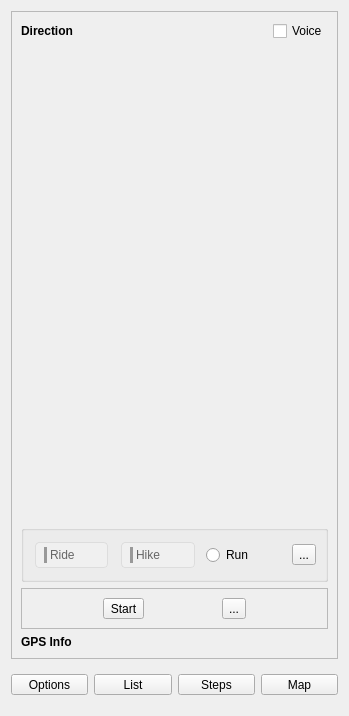
<?xml version="1.0" encoding="UTF-8"?>
<ui version="4.0">
 <class>Steps</class>
 <widget class="QDialog" name="Steps">
  <property name="geometry">
   <rect>
    <x>0</x>
    <y>0</y>
    <width>349</width>
    <height>716</height>
   </rect>
  </property>
  <property name="windowTitle">
   <string>Dialog</string>
  </property>
  <layout class="QVBoxLayout" name="verticalLayout">
   <item>
    <widget class="QFrame" name="f_gps">
     <property name="frameShape">
      <enum>QFrame::Shape::StyledPanel</enum>
     </property>
     <property name="frameShadow">
      <enum>QFrame::Shadow::Raised</enum>
     </property>
     <layout class="QVBoxLayout" name="verticalLayout_2">
      <item>
       <layout class="QHBoxLayout" name="horizontalLayout_2">
        <item>
         <widget class="QLabel" name="lblDirection">
          <property name="sizePolicy">
           <sizepolicy hsizetype="Preferred" vsizetype="Fixed">
            <horstretch>0</horstretch>
            <verstretch>0</verstretch>
           </sizepolicy>
          </property>
          <property name="font">
           <font>
            <bold>true</bold>
           </font>
          </property>
          <property name="text">
           <string>Direction</string>
          </property>
          <property name="alignment">
           <set>Qt::AlignmentFlag::AlignCenter</set>
          </property>
          <property name="wordWrap">
           <bool>true</bool>
          </property>
         </widget>
        </item>
        <item>
         <spacer name="horizontalSpacer">
          <property name="orientation">
           <enum>Qt::Orientation::Horizontal</enum>
          </property>
          <property name="sizeHint" stdset="0">
           <size>
            <width>40</width>
            <height>20</height>
           </size>
          </property>
         </spacer>
        </item>
        <item>
         <widget class="QCheckBox" name="chkPlayRunVoice">
          <property name="styleSheet">
           <string notr="true"/>
          </property>
          <property name="text">
           <string>Voice</string>
          </property>
         </widget>
        </item>
       </layout>
      </item>
      <item>
       <widget class="QFrame" name="frame_3">
        <property name="sizePolicy">
         <sizepolicy hsizetype="Preferred" vsizetype="Expanding">
          <horstretch>0</horstretch>
          <verstretch>0</verstretch>
         </sizepolicy>
        </property>
        <property name="minimumSize">
         <size>
          <width>0</width>
          <height>150</height>
         </size>
        </property>
        <property name="frameShape">
         <enum>QFrame::Shape::NoFrame</enum>
        </property>
        <property name="frameShadow">
         <enum>QFrame::Shadow::Raised</enum>
        </property>
        <layout class="QVBoxLayout" name="verticalLayout_44">
         <property name="spacing">
          <number>0</number>
         </property>
         <property name="leftMargin">
          <number>0</number>
         </property>
         <property name="topMargin">
          <number>0</number>
         </property>
         <property name="rightMargin">
          <number>0</number>
         </property>
         <property name="bottomMargin">
          <number>0</number>
         </property>
         <item>
          <layout class="QVBoxLayout" name="vboxCompass"/>
         </item>
        </layout>
       </widget>
      </item>
      <item>
       <widget class="QFrame" name="f_speed">
        <property name="sizePolicy">
         <sizepolicy hsizetype="Preferred" vsizetype="Fixed">
          <horstretch>0</horstretch>
          <verstretch>0</verstretch>
         </sizepolicy>
        </property>
        <property name="minimumSize">
         <size>
          <width>0</width>
          <height>100</height>
         </size>
        </property>
        <property name="frameShape">
         <enum>QFrame::Shape::NoFrame</enum>
        </property>
        <property name="frameShadow">
         <enum>QFrame::Shadow::Raised</enum>
        </property>
        <layout class="QVBoxLayout" name="verticalLayout_54">
         <item>
          <layout class="QHBoxLayout" name="horizontalLayout_12"/>
         </item>
        </layout>
       </widget>
      </item>
      <item>
       <widget class="QGroupBox" name="gboxMotionType">
        <property name="sizePolicy">
         <sizepolicy hsizetype="Preferred" vsizetype="Fixed">
          <horstretch>0</horstretch>
          <verstretch>0</verstretch>
         </sizepolicy>
        </property>
        <property name="title">
         <string/>
        </property>
        <layout class="QHBoxLayout" name="horizontalLayout_16">
         <property name="spacing">
          <number>9</number>
         </property>
         <item>
          <widget class="QRadioButton" name="rbCycling">
           <property name="styleSheet">
            <string notr="true">/*QRadioButton::indicator {
    width: 25px;
    height: 25px;
    
    position: relative;
    left: 0px;
    right: 3px;
    top: 2px;
    bottom:4px;
}

QRadioButton::indicator:unchecked {
    image: url(:/res/nosel.png);
}

QRadioButton::indicator:checked {
    image: url(:/res/sel.png);
}*/

QRadioButton {
    /* 基础按钮样式 */
    border: 1px solid #ccc;
    border-radius: 4px;
    padding: 4px 8px;
    margin: 2px;
    
    /* 文本居中，类似普通按钮 */
    text-align: center;
    
    /* 隐藏默认指示器 */
    spacing: 3;
}


/* 自定义矩形指示器（核心修改） */
QRadioButton::indicator {
    width: 3px; /* 满足需求：宽度3 */
    height: 16px; /* 高度接近按钮（按钮总高24px - 上下各4px padding = 16px） */
    border-radius: 0; /* 取消圆角，确保是纯矩形 */
    background-color: #999; /* 未选中时的矩形颜色（浅灰） */
}

/* 选中状态的矩形样式（区分选中/未选中） */
QRadioButton::indicator:checked {
    background-color: #2196F3; /* 选中时的矩形颜色（示例：蓝色） */
    /* 可选：选中时加细边框，增强视觉区分 */
    /* border: 1px solid #1976D2; */
}

/* 未选中状态 - 灰暗底色（类似电灯关闭） */
QRadioButton:unchecked {
    background-color: #f0f0f0;
    color: #666;
    border-color: #ddd;
}

/* 选中状态 - 亮绿色（类似电灯开启） */
QRadioButton:checked {
    background-color: #7FFF00; /* 亮绿色 */
    color: #333;
    border-color: #66cc00;
}

/* 可选：另一种选中色（亮黄色） */
/* QRadioButton:checked {
    background-color: #FFFF99; 亮黄色
    color: #333;
    border-color: #ffcc66;
} */

/* 交互反馈 */
QRadioButton:hover:unchecked {
    background-color: #e8e8e8;
    border-color: #bbb;
}

QRadioButton:pressed {
    transform: scale(0.98);
}

/* 禁用状态 */
QRadioButton:disabled {
    background-color: #f5f5f5;
    color: #aaa;
    border-color: #eee;
}



</string>
           </property>
           <property name="text">
            <string>Ride</string>
           </property>
           <property name="iconSize">
            <size>
             <width>16</width>
             <height>16</height>
            </size>
           </property>
           <property name="checked">
            <bool>false</bool>
           </property>
          </widget>
         </item>
         <item>
          <widget class="QRadioButton" name="rbHiking">
           <property name="styleSheet">
            <string notr="true">QRadioButton {
    /* 基础按钮样式 */
    border: 1px solid #ccc;
    border-radius: 4px;
    padding: 4px 8px;
    margin: 2px;
    
    /* 文本居中，类似普通按钮 */
    text-align: center;
    
    /* 隐藏默认指示器 */
    spacing: 3;
}


/* 自定义矩形指示器（核心修改） */
QRadioButton::indicator {
    width: 3px; /* 满足需求：宽度3 */
    height: 16px; /* 高度接近按钮（按钮总高24px - 上下各4px padding = 16px） */
    border-radius: 0; /* 取消圆角，确保是纯矩形 */
    background-color: #999; /* 未选中时的矩形颜色（浅灰） */
}

/* 选中状态的矩形样式（区分选中/未选中） */
QRadioButton::indicator:checked {
    background-color: #2196F3; /* 选中时的矩形颜色（示例：蓝色） */
    /* 可选：选中时加细边框，增强视觉区分 */
    /* border: 1px solid #1976D2; */
}

/* 未选中状态 - 灰暗底色（类似电灯关闭） */
QRadioButton:unchecked {
    background-color: #f0f0f0;
    color: #666;
    border-color: #ddd;
}

/* 选中状态 - 亮绿色（类似电灯开启） */
QRadioButton:checked {
    background-color: #7FFF00; /* 亮绿色 */
    color: #333;
    border-color: #66cc00;
}

/* 可选：另一种选中色（亮黄色） */
/* QRadioButton:checked {
    background-color: #FFFF99; 亮黄色
    color: #333;
    border-color: #ffcc66;
} */

/* 交互反馈 */
QRadioButton:hover:unchecked {
    background-color: #e8e8e8;
    border-color: #bbb;
}

QRadioButton:pressed {
    transform: scale(0.98);
}

/* 禁用状态 */
QRadioButton:disabled {
    background-color: #f5f5f5;
    color: #aaa;
    border-color: #eee;
}



</string>
           </property>
           <property name="text">
            <string>Hike</string>
           </property>
           <property name="checkable">
            <bool>true</bool>
           </property>
           <property name="checked">
            <bool>false</bool>
           </property>
          </widget>
         </item>
         <item>
          <widget class="QRadioButton" name="rbRunning">
           <property name="styleSheet">
            <string notr="true"/>
           </property>
           <property name="text">
            <string>Run</string>
           </property>
          </widget>
         </item>
         <item>
          <widget class="QToolButton" name="btnAIExerciseSuggestions">
           <property name="text">
            <string>...</string>
           </property>
           <property name="icon">
            <iconset resource="../../res.qrc">
             <normaloff>:/res/ai_l.svg</normaloff>:/res/ai_l.svg</iconset>
           </property>
           <property name="iconSize">
            <size>
             <width>16</width>
             <height>16</height>
            </size>
           </property>
          </widget>
         </item>
        </layout>
       </widget>
      </item>
      <item>
       <widget class="QFrame" name="frame_btnGps">
        <property name="sizePolicy">
         <sizepolicy hsizetype="Preferred" vsizetype="Fixed">
          <horstretch>0</horstretch>
          <verstretch>0</verstretch>
         </sizepolicy>
        </property>
        <property name="minimumSize">
         <size>
          <width>0</width>
          <height>40</height>
         </size>
        </property>
        <property name="frameShape">
         <enum>QFrame::Shape::StyledPanel</enum>
        </property>
        <property name="frameShadow">
         <enum>QFrame::Shadow::Raised</enum>
        </property>
        <layout class="QHBoxLayout" name="horizontalLayout_20">
         <item>
          <widget class="QToolButton" name="btnGPS">
           <property name="sizePolicy">
            <sizepolicy hsizetype="Fixed" vsizetype="Fixed">
             <horstretch>0</horstretch>
             <verstretch>0</verstretch>
            </sizepolicy>
           </property>
           <property name="text">
            <string>Start</string>
           </property>
          </widget>
         </item>
         <item>
          <widget class="QToolButton" name="btnPause">
           <property name="sizePolicy">
            <sizepolicy hsizetype="Fixed" vsizetype="Fixed">
             <horstretch>0</horstretch>
             <verstretch>0</verstretch>
            </sizepolicy>
           </property>
           <property name="text">
            <string>...</string>
           </property>
           <property name="icon">
            <iconset resource="../../res.qrc">
             <normaloff>:/res/epaused.svg</normaloff>:/res/epaused.svg</iconset>
           </property>
          </widget>
         </item>
        </layout>
       </widget>
      </item>
      <item>
       <widget class="QLabel" name="lblGpsInfo">
        <property name="font">
         <font>
          <bold>true</bold>
         </font>
        </property>
        <property name="text">
         <string>GPS Info</string>
        </property>
        <property name="alignment">
         <set>Qt::AlignmentFlag::AlignLeading|Qt::AlignmentFlag::AlignLeft|Qt::AlignmentFlag::AlignVCenter</set>
        </property>
       </widget>
      </item>
     </layout>
    </widget>
   </item>
   <item>
    <widget class="QFrame" name="f_steps_btn">
     <property name="sizePolicy">
      <sizepolicy hsizetype="Preferred" vsizetype="Fixed">
       <horstretch>0</horstretch>
       <verstretch>0</verstretch>
      </sizepolicy>
     </property>
     <property name="minimumSize">
      <size>
       <width>0</width>
       <height>40</height>
      </size>
     </property>
     <property name="frameShape">
      <enum>QFrame::Shape::NoFrame</enum>
     </property>
     <property name="frameShadow">
      <enum>QFrame::Shadow::Plain</enum>
     </property>
     <layout class="QHBoxLayout" name="horizontalLayout_7">
      <property name="leftMargin">
       <number>0</number>
      </property>
      <property name="topMargin">
       <number>0</number>
      </property>
      <property name="rightMargin">
       <number>0</number>
      </property>
      <property name="bottomMargin">
       <number>0</number>
      </property>
      <item>
       <widget class="QToolButton" name="btnStepsOptions">
        <property name="sizePolicy">
         <sizepolicy hsizetype="Preferred" vsizetype="Fixed">
          <horstretch>0</horstretch>
          <verstretch>0</verstretch>
         </sizepolicy>
        </property>
        <property name="text">
         <string>Options</string>
        </property>
        <property name="icon">
         <iconset resource="../../res.qrc">
          <normaloff>:/res/set_l.svg</normaloff>:/res/set_l.svg</iconset>
        </property>
        <property name="iconSize">
         <size>
          <width>28</width>
          <height>28</height>
         </size>
        </property>
        <property name="toolButtonStyle">
         <enum>Qt::ToolButtonStyle::ToolButtonTextOnly</enum>
        </property>
       </widget>
      </item>
      <item>
       <widget class="QToolButton" name="btnList">
        <property name="sizePolicy">
         <sizepolicy hsizetype="Preferred" vsizetype="Fixed">
          <horstretch>0</horstretch>
          <verstretch>0</verstretch>
         </sizepolicy>
        </property>
        <property name="text">
         <string>List</string>
        </property>
       </widget>
      </item>
      <item>
       <widget class="QToolButton" name="btnStepCount">
        <property name="sizePolicy">
         <sizepolicy hsizetype="Preferred" vsizetype="Fixed">
          <horstretch>0</horstretch>
          <verstretch>0</verstretch>
         </sizepolicy>
        </property>
        <property name="text">
         <string>Steps</string>
        </property>
       </widget>
      </item>
      <item>
       <widget class="QToolButton" name="btnMap">
        <property name="sizePolicy">
         <sizepolicy hsizetype="Preferred" vsizetype="Fixed">
          <horstretch>0</horstretch>
          <verstretch>0</verstretch>
         </sizepolicy>
        </property>
        <property name="text">
         <string>Map</string>
        </property>
        <property name="icon">
         <iconset resource="../../res.qrc">
          <normaloff>:/res/map_l.svg</normaloff>:/res/map_l.svg</iconset>
        </property>
        <property name="iconSize">
         <size>
          <width>28</width>
          <height>28</height>
         </size>
        </property>
        <property name="toolButtonStyle">
         <enum>Qt::ToolButtonStyle::ToolButtonTextOnly</enum>
        </property>
       </widget>
      </item>
     </layout>
    </widget>
   </item>
  </layout>
 </widget>
 <resources>
  <include location="../../res.qrc"/>
 </resources>
 <connections/>
</ui>
